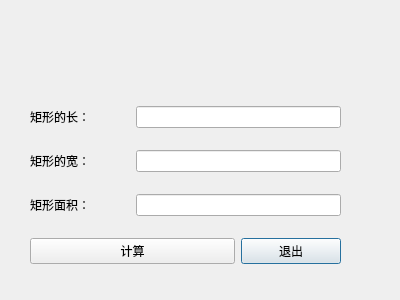
<?xml version="1.0" encoding="UTF-8"?>
<ui version="4.0">
 <class>rectangledialog</class>
 <widget class="QDialog" name="rectangledialog">
  <property name="geometry">
   <rect>
    <x>0</x>
    <y>0</y>
    <width>400</width>
    <height>300</height>
   </rect>
  </property>
  <property name="windowTitle">
   <string>矩形面积计算</string>
  </property>
  <widget class="QWidget" name="layoutWidget">
   <property name="geometry">
    <rect>
     <x>30</x>
     <y>90</y>
     <width>311</width>
     <height>191</height>
    </rect>
   </property>
   <layout class="QGridLayout" name="gridLayout">
    <item row="3" column="2">
     <widget class="QPushButton" name="exitButton">
      <property name="text">
       <string>退出</string>
      </property>
     </widget>
    </item>
    <item row="1" column="1" colspan="2">
     <widget class="QLineEdit" name="widthEdit"/>
    </item>
    <item row="1" column="0">
     <widget class="QLabel" name="label_2">
      <property name="text">
       <string>矩形的宽：</string>
      </property>
     </widget>
    </item>
    <item row="3" column="0" colspan="2">
     <widget class="QPushButton" name="calculateButton">
      <property name="text">
       <string>计算</string>
      </property>
     </widget>
    </item>
    <item row="0" column="1" colspan="2">
     <widget class="QLineEdit" name="lineEdit"/>
    </item>
    <item row="0" column="0">
     <widget class="QLabel" name="label">
      <property name="text">
       <string>矩形的长：</string>
      </property>
     </widget>
    </item>
    <item row="2" column="0">
     <widget class="QLabel" name="areaEdit">
      <property name="text">
       <string>矩形面积：</string>
      </property>
     </widget>
    </item>
    <item row="2" column="1" colspan="2">
     <widget class="QLineEdit" name="areaEdit_2"/>
    </item>
   </layout>
  </widget>
  <widget class="QLabel" name="label_3">
   <property name="geometry">
    <rect>
     <x>-50</x>
     <y>20</y>
     <width>261</width>
     <height>51</height>
    </rect>
   </property>
   <property name="styleSheet">
    <string notr="true">image: url(:/iocFile/images/1.ico);</string>
   </property>
   <property name="text">
    <string/>
   </property>
  </widget>
 </widget>
 <resources/>
 <connections/>
</ui>
